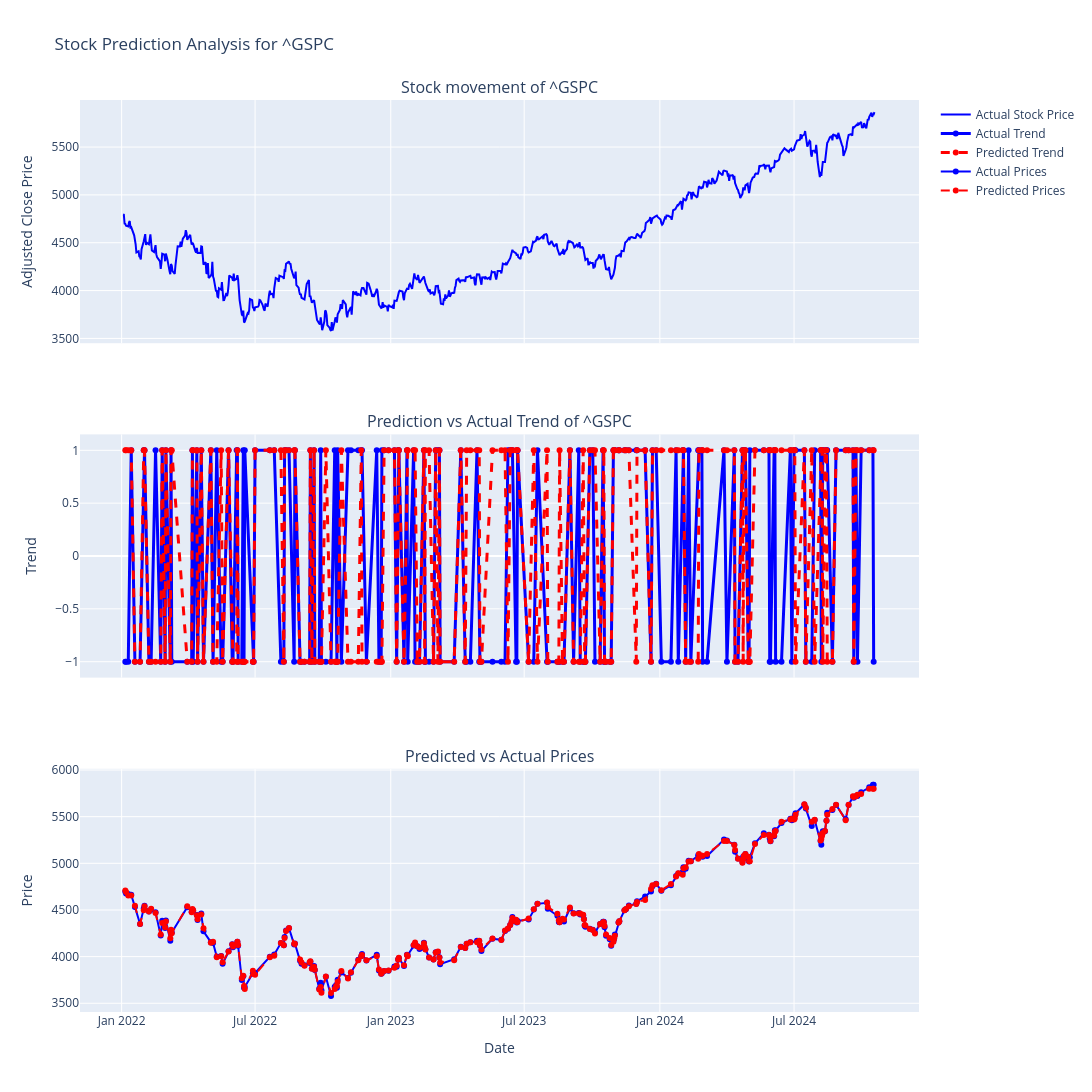

The cell this chart's notebook holds for it:
### Code cell
def euclideanDistance(instance1, instance2, length):
    distance = 0
    for x in range(1, length):
        distance += pow((instance1[x] - instance2[x]), 2)
    return math.sqrt(distance)

def getNeighbors(trainingSet, testInstance, k):
    distances = []
    length = len(testInstance) - 1
    for x in range(len(trainingSet)):
        dist = euclideanDistance(testInstance, trainingSet[x], length)
        distances.append((trainingSet[x], dist))
    distances.sort(key=operator.itemgetter(1))
    neighbors = []
    for x in range(k):
        neighbors.append(distances[x][0])
    return neighbors

def getResponse(neighbors):
    classVotes = {}
    for x in range(len(neighbors)):
        response = neighbors[x][-1]
        if response in classVotes:
            classVotes[response] += 1
        else:
            classVotes[response] = 1
    sortedVotes = sorted(classVotes.items(), key=operator.itemgetter(1), reverse=True)
    return sortedVotes[0][0]

def getAccuracy(testSet, predictions):
    correct = 0
    for x in range(len(testSet)):
        if testSet[x][-1] == predictions[x]:
            correct += 1
    return (correct / float(len(testSet))) * 100.0

def change(today, yest):
    if today > yest:
        return 'up'
    return 'down'

def getData(filename, stockname, startdate, enddate):
    stock = yf.download(stockname, start=startdate, end=enddate)
    print("Done making network call")

    first_time = True
    with open(filename, 'w', newline='') as pp:
        stockwriter = csv.writer(pp)
        for i in range(1, len(stock)):
            new_format_date = stock.index[i].strftime("%Y-%m-%d")
            if first_time:
                first_time = False
                prev_closing = stock['Adj Close'].iloc[i-1]
                continue
            stockwriter.writerow([new_format_date] + [stock['Open'].iloc[i]] + [stock['High'].iloc[i]] + [stock['Low'].iloc[i]] + [stock['Adj Close'].iloc[i]] + [change(stock['Adj Close'].iloc[i], prev_closing)])
            prev_closing = stock['Adj Close'].iloc[i]
    return stock  # Return the stock data for further use

def predictFor(k, filename, stockname, startdate, enddate, writeAgain, split):
    iv = ["date", "open", "high", "low", "yesterday closing adj", "state change"]
    trainingSet = []
    testSet = []
    totalCount = 0

    if writeAgain:
        print("Making a network request")
        stock = getData(filename, stockname, startdate, enddate)
    else:
        stock = None

    loadDataset(filename, split, trainingSet, testSet, iv)

    print("Predicting for ", stockname)
    print("Train: " + repr(len(trainingSet)))
    print("Test: " + repr(len(testSet)))
    totalCount += len(trainingSet) + len(testSet)
    print("Total: " + repr(totalCount))

    predict_and_get_accuracy(testSet, trainingSet, k, stockname, stock)

def predict_and_get_accuracy(testSet, trainingSet, k, stockname, stock):
    predictions = []
    price_predictions = []

    for x in range(len(testSet)):
        neighbors = getNeighbors(trainingSet, testSet[x], k)
        trend_result = getResponse(neighbors)
        predictions.append(trend_result)

        # Predict the price by averaging the neighbors' close prices
        price = sum(neighbor[4] for neighbor in neighbors) / len(neighbors)
        price_predictions.append(price)

    accuracy = getAccuracy(testSet, predictions)
    print('Accuracy: ' + repr(accuracy) + '%')

    dates = [datetime.datetime.strptime(testSet[dates][0], "%Y-%m-%d") for dates in range(len(testSet))]
    actual_trend = [1 if testSet[dates][-1] == "up" else -1 for dates in range(len(testSet))]
    predicted_trend = [1 if predictions[dates] == "up" else -1 for dates in range(len(testSet))]

    # Create subplots
    fig = sp.make_subplots(rows=3, cols=1, shared_xaxes=True, vertical_spacing=0.1,
                           subplot_titles=("Stock movement of " + stockname,
                                           "Prediction vs Actual Trend of " + stockname,
                                           "Predicted vs Actual Prices"))

    # Add stock price trace
    fig.add_trace(go.Scatter(x=stock.index, y=stock["Adj Close"], mode='lines', name='Actual Stock Price', line=dict(color='blue', width=2)), row=1, col=1)

    # Add actual trend trace
    fig.add_trace(go.Scatter(x=dates, y=actual_trend, mode='lines+markers', name='Actual Trend', line=dict(color='blue', width=3)), row=2, col=1)

    # Add predicted trend trace
    fig.add_trace(go.Scatter(x=dates, y=predicted_trend, mode='lines+markers', name='Predicted Trend', line=dict(color='red', dash='dash', width=3)), row=2, col=1)

    # Add actual vs predicted prices
    fig.add_trace(go.Scatter(x=dates, y=[testSet[dates][4] for dates in range(len(testSet))], mode='lines+markers', name='Actual Prices', line=dict(color='blue', width=2)), row=3, col=1)
    fig.add_trace(go.Scatter(x=dates, y=price_predictions, mode='lines+markers', name='Predicted Prices', line=dict(color='red', dash='dash', width=2)), row=3, col=1)

    # Update layout
    fig.update_layout(height=1300, width=1700, title_text=f"Stock Prediction Analysis for {stockname}", showlegend=True)
    fig.update_yaxes(title_text="Adjusted Close Price", row=1, col=1)
    fig.update_yaxes(title_text="Trend", row=2, col=1)
    fig.update_yaxes(title_text="Price", row=3, col=1)
    fig.update_xaxes(title_text="Date", row=3, col=1)

    # Show plot
    fig.show()

def main():
    split = 0.67
    startdate = datetime.datetime(2022, 1, 1)
    enddate = datetime.date.today()

    # Predicting for Apple Inc. (AAPL)
    predictFor(5, 'SPX.csv', '^GSPC', startdate, enddate, True, split)

main()

### Figure 1 — Plotly figure (JSON) as saved in the notebook; plotly's stock layout.template omitted (floating-point values rounded to 4 significant figures; data arrays with more than 128 entries replaced by an {"elided": "..."} marker saying what was removed)
{"data": [{"line": {"color": "blue", "width": 2}, "mode": "lines", "name": "Actual Stock Price", "type": "scatter", "x": {"elided": "703 str values"}, "xaxis": "x", "y": {"elided": "703 float values"}, "yaxis": "y"}, {"line": {"color": "blue", "width": 3}, "mode": "lines+markers", "name": "Actual Trend", "type": "scatter", "x": {"elided": "227 str values"}, "xaxis": "x2", "y": {"elided": "227 int values"}, "yaxis": "y2"}, {"line": {"color": "red", "dash": "dash", "width": 3}, "mode": "lines+markers", "name": "Predicted Trend", "type": "scatter", "x": {"elided": "227 str values"}, "xaxis": "x2", "y": {"elided": "227 int values"}, "yaxis": "y2"}, {"line": {"color": "blue", "width": 2}, "mode": "lines+markers", "name": "Actual Prices", "type": "scatter", "x": {"elided": "227 str values"}, "xaxis": "x3", "y": {"elided": "227 float values"}, "yaxis": "y3"}, {"line": {"color": "red", "dash": "dash", "width": 2}, "mode": "lines+markers", "name": "Predicted Prices", "type": "scatter", "x": {"elided": "227 str values"}, "xaxis": "x3", "y": {"elided": "227 float values"}, "yaxis": "y3"}], "layout": {"annotations": [{"font": {"size": 16}, "showarrow": false, "text": "Stock movement of ^GSPC", "x": 0.5, "xanchor": "center", "xref": "paper", "y": 1, "yanchor": "bottom", "yref": "paper"}, {"font": {"size": 16}, "showarrow": false, "text": "Prediction vs Actual Trend of ^GSPC", "x": 0.5, "xanchor": "center", "xref": "paper", "y": 0.6333, "yanchor": "bottom", "yref": "paper"}, {"font": {"size": 16}, "showarrow": false, "text": "Predicted vs Actual Prices", "x": 0.5, "xanchor": "center", "xref": "paper", "y": 0.2667, "yanchor": "bottom", "yref": "paper"}], "height": 1300, "showlegend": true, "title": {"text": "Stock Prediction Analysis for ^GSPC"}, "width": 1700, "xaxis": {"anchor": "y", "domain": [0, 1], "matches": "x3", "showticklabels": false}, "xaxis2": {"anchor": "y2", "domain": [0, 1], "matches": "x3", "showticklabels": false}, "xaxis3": {"anchor": "y3", "domain": [0, 1], "title": {"text": "Date"}}, "yaxis": {"anchor": "x", "domain": [0.7333, 1], "title": {"text": "Adjusted Close Price"}}, "yaxis2": {"anchor": "x2", "domain": [0.3667, 0.6333], "title": {"text": "Trend"}}, "yaxis3": {"anchor": "x3", "domain": [0, 0.2667], "title": {"text": "Price"}}}}
